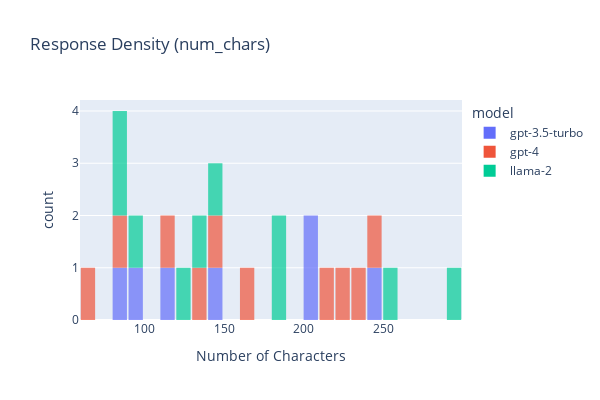

The cell this chart's notebook holds for it:
### Markdown cell above
Plotting the density of each response for each model based on the number of characters in each response.

### Code cell
fig = px.histogram(df, x='num_chars', color='model', nbins=30, opacity=0.7,
                   title='Response Density (num_chars)',
                   labels={'num_chars': 'Number of Characters'})

fig.update_layout(height=400, width=600, bargap=0.1)
fig.show()

### Figure 1 — Plotly figure (JSON) as saved in the notebook; plotly's stock layout.template omitted (floating-point values rounded to 4 significant figures)
{"data": [{"alignmentgroup": "True", "bingroup": "x", "hovertemplate": "model=gpt-3.5-turbo<br>Number of Characters=%{x}<br>count=%{y}<extra></extra>", "legendgroup": "gpt-3.5-turbo", "marker": {"color": "#636efa", "opacity": 0.7, "pattern": {"shape": ""}}, "name": "gpt-3.5-turbo", "nbinsx": 30, "offsetgroup": "gpt-3.5-turbo", "orientation": "v", "showlegend": true, "type": "histogram", "x": [111, 243, 92, 83, 204, 206, 142], "xaxis": "x", "yaxis": "y"}, {"alignmentgroup": "True", "bingroup": "x", "hovertemplate": "model=gpt-4<br>Number of Characters=%{x}<br>count=%{y}<extra></extra>", "legendgroup": "gpt-4", "marker": {"color": "#EF553B", "opacity": 0.7, "pattern": {"shape": ""}}, "name": "gpt-4", "nbinsx": 30, "offsetgroup": "gpt-4", "orientation": "v", "showlegend": true, "type": "histogram", "x": [118, 165, 247, 67, 217, 87, 236, 131, 225, 147], "xaxis": "x", "yaxis": "y"}, {"alignmentgroup": "True", "bingroup": "x", "hovertemplate": "model=llama-2<br>Number of Characters=%{x}<br>count=%{y}<extra></extra>", "legendgroup": "llama-2", "marker": {"color": "#00cc96", "opacity": 0.7, "pattern": {"shape": ""}}, "name": "llama-2", "nbinsx": 30, "offsetgroup": "llama-2", "orientation": "v", "showlegend": true, "type": "histogram", "x": [86, 256, 296, 94, 83, 131, 182, 126, 186, 149], "xaxis": "x", "yaxis": "y"}], "layout": {"bargap": 0.1, "barmode": "relative", "height": 400, "legend": {"title": {"text": "model"}, "tracegroupgap": 0}, "title": {"text": "Response Density (num_chars)"}, "width": 600, "xaxis": {"anchor": "y", "domain": [0, 1], "title": {"text": "Number of Characters"}}, "yaxis": {"anchor": "x", "domain": [0, 1], "title": {"text": "count"}}}}
